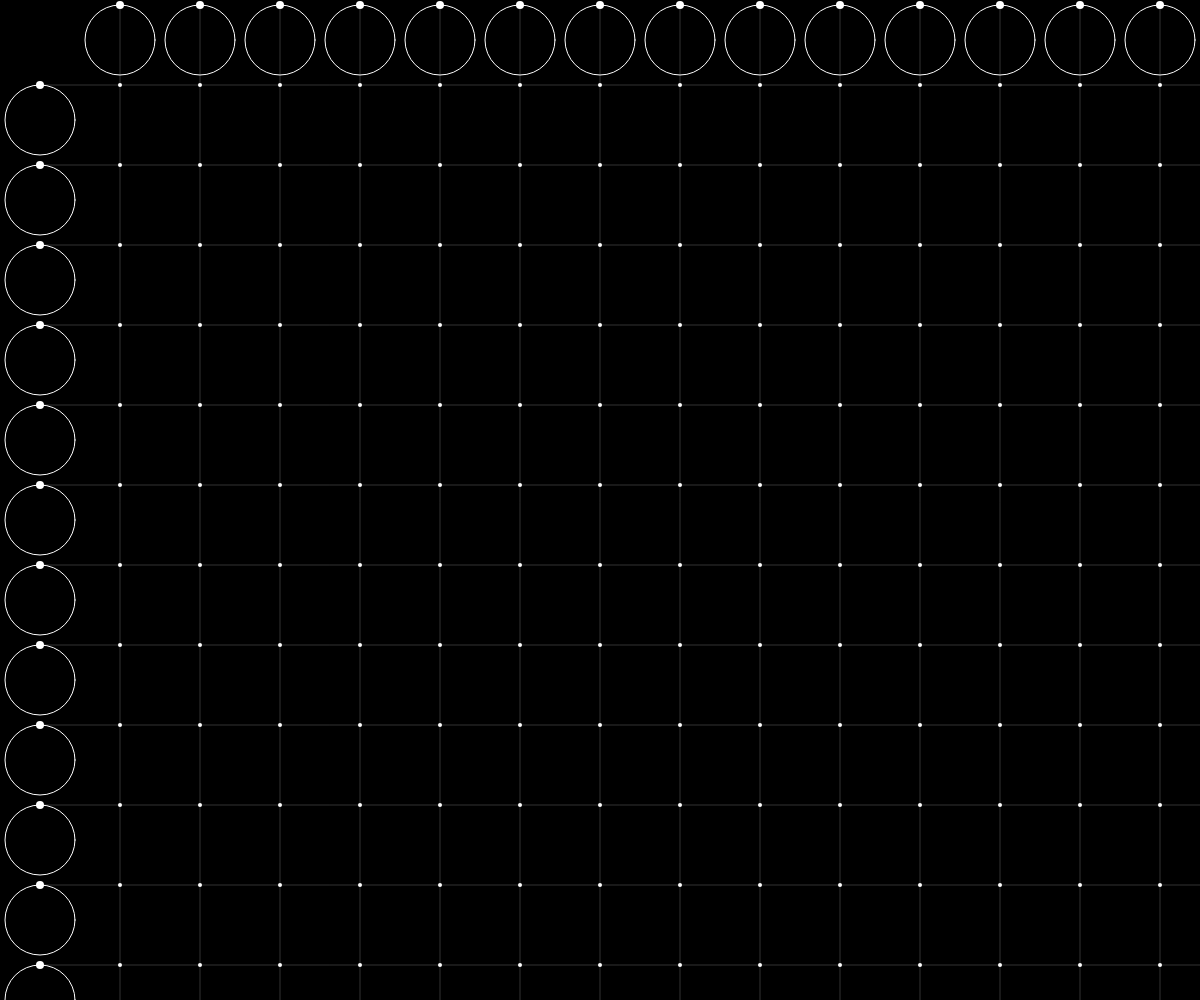
Frame 1 (no input)
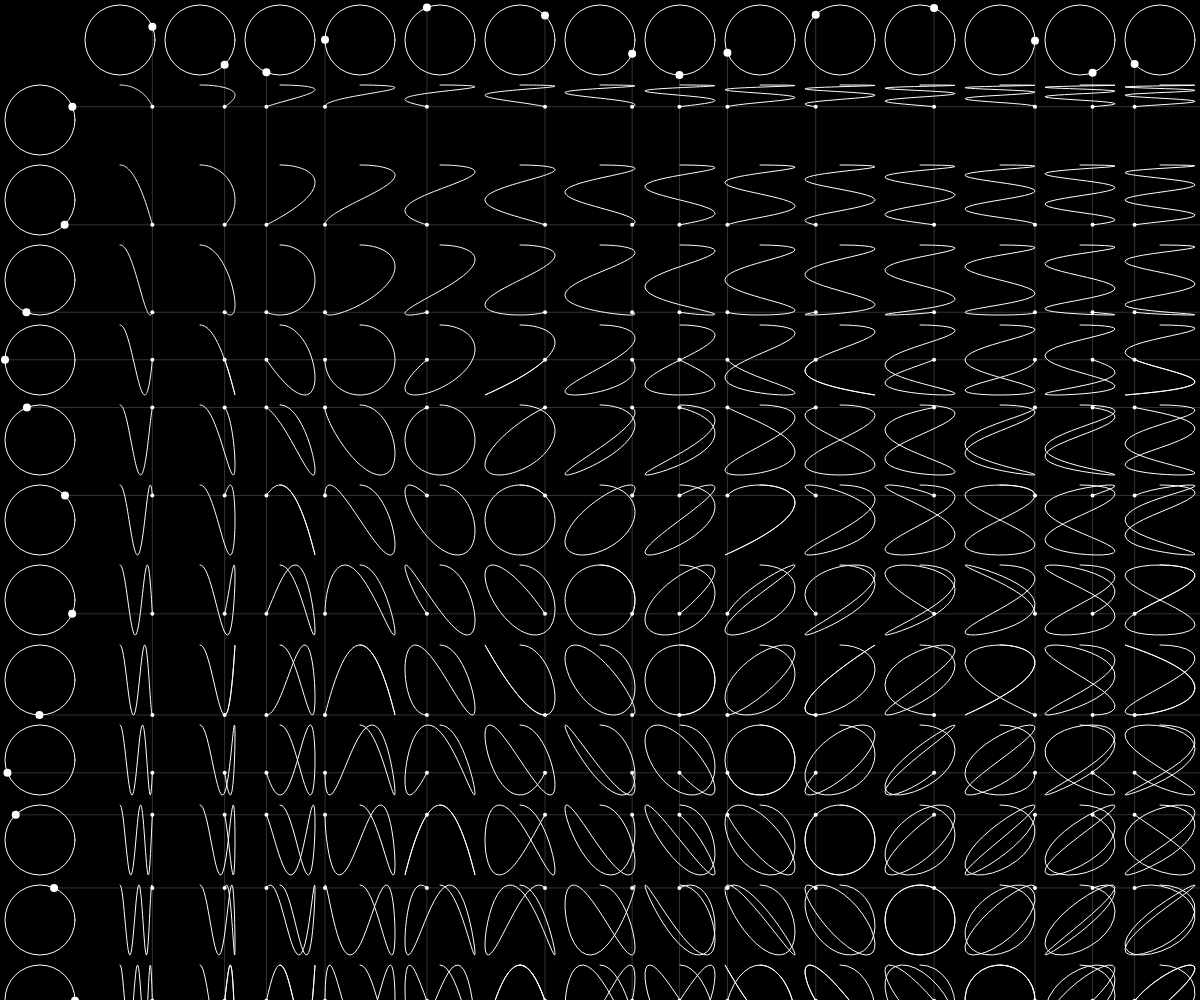
Frame 60 (no input)
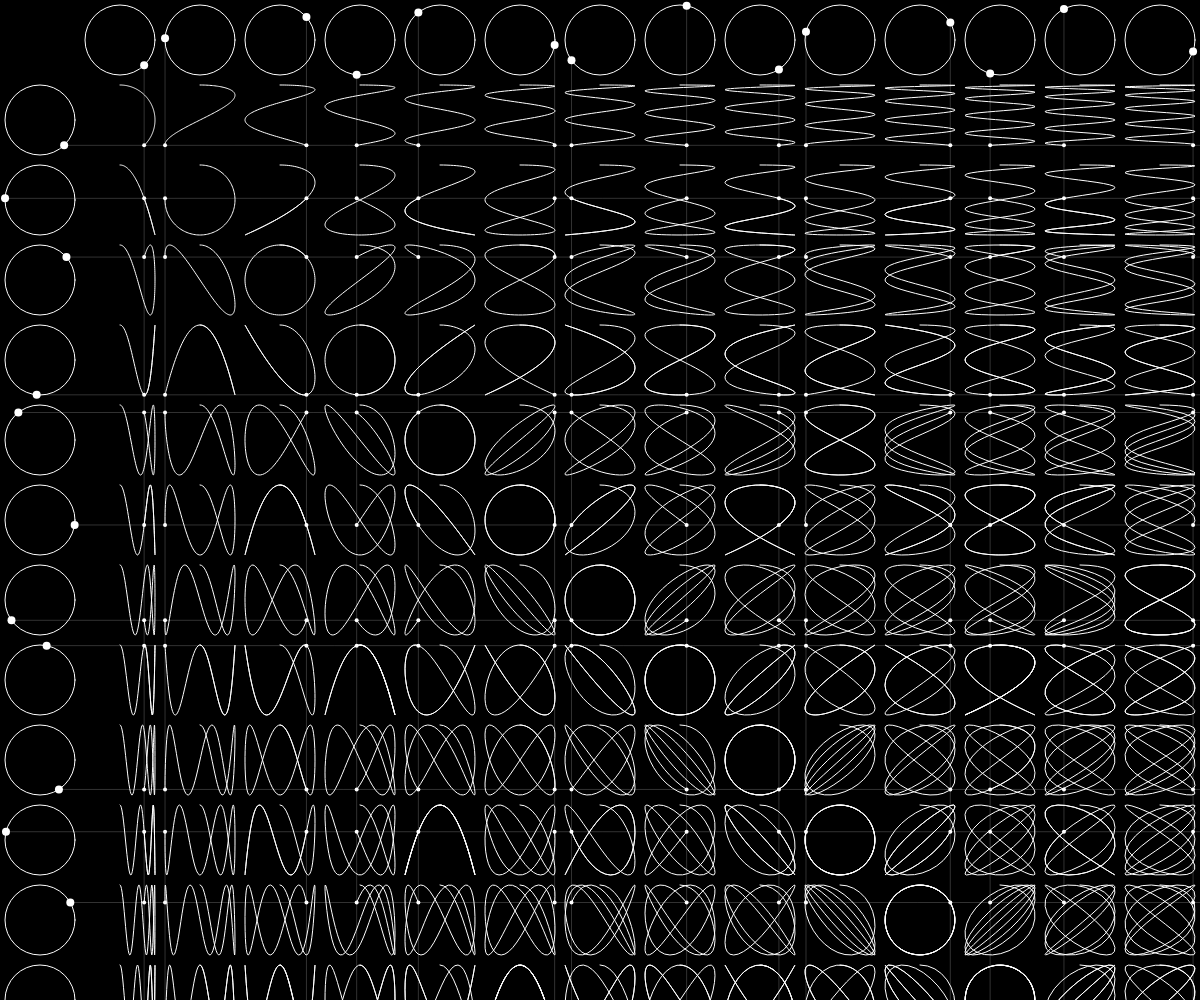
Frame 120 (the mouse pressed at the canvas centre since frame 60)

The p5.js sketch that drew these frames (run headless with seeded random() and noise() and a simulated clock; from frame 60 on, the mouse is pressed at the canvas centre):

// p5.js sketch
// ── sketch.js
let angle = 0;
let distance = 80;  // Abstand zwischen den Kreisen
let cols, rows;     // Anzahl der Zeilen und Spalten
let d, r;           // Durchmesser (d) und Radius (r)
let curves = [];

function setup() {
  createCanvas(windowWidth, windowHeight);
  //fullscreen();
  // Anzahl der Zeilen und Spalten berechnen
  cols = width / distance;
  rows = height / distance;
  // Durchmesser und Radius berechen
  d = distance - 10;
  r = d / 2;
  //
  for (let row = 0; row < rows; row++) {
    curves[row] = [];
    for (let col = 0; col < cols; col++) {
      curves[row][col] = new Curve();
    }
  }
}

function draw() {
  background(0);

  // Rows
  for (let i = 1; i < rows; i++) {
    stroke(255); noFill();
    let cx = distance / 2;
    let cy = i * distance + distance / 2;
    strokeWeight(1);
    ellipse(cx, cy, d);

    let x = r * cos(angle * i - HALF_PI);
    let y = r * sin(angle * i - HALF_PI);
    strokeWeight(8);
    point(cx + x, cy + y);

    stroke(255, 50); strokeWeight(1);
    line(cx + x, cy + y, width, cy + y);

    // y-Koordinate übertragen
    for (let col = 1; col < cols; col++) {
      curves[i][col].addY(cy + y);
    }
  }

  // Columns
  for (let i = 1; i < cols; i++) {
    stroke(255); noFill();
    let cx = i * distance + distance / 2;
    let cy = distance / 2;
    strokeWeight(1);
    ellipse(cx, cy, d);

    let x = r * cos(angle * (i) - HALF_PI);
    let y = r * sin(angle * (i) - HALF_PI);
    strokeWeight(8);
    point(cx + x, cy + y);

    stroke(255, 50); strokeWeight(1);
    line(cx + x, cy + y, cx + x, height);

    // x-Koordinate übertragen
    for (let row = 1; row < rows; row++) {
      curves[row][i].addX(cx + x);
    }
  }
  //
  for (let row = 1; row < rows; row++) {
    for (let col = 1; col < cols; col++) {
      curves[row][col].addPoint();
      curves[row][col].show();
    }
  }

  // Radius erhöhen
  angle += 0.02;

  //
  if (angle > TWO_PI) {
    // Reset
    angle = 0;
    for (let row = 0; row < rows; row++) {
      for (let col = 0; col < cols; col++) {
        curves[row][col].reset();
      }
    }
  }
}

// ── curve.js
class Curve {
  constructor() {
    this.path = [];
    this.current = createVector();
  }

  addX(x) {
    this.current.x = x;
  }

  addY(y) {
    this.current.y = y;
  }

  addPoint() {
    this.path.push(this.current);
  }

  show() {
    stroke(255); strokeWeight(1); noFill();
    beginShape();
    for (let v of this.path) {
      vertex(v.x, v.y);
    }
    endShape();
    //
    strokeWeight(4);
    point(this.current.x,this.current.y);
    this.current = createVector();
  }

  reset() {
    this.path = [];
    this.current = createVector();
  }
}
